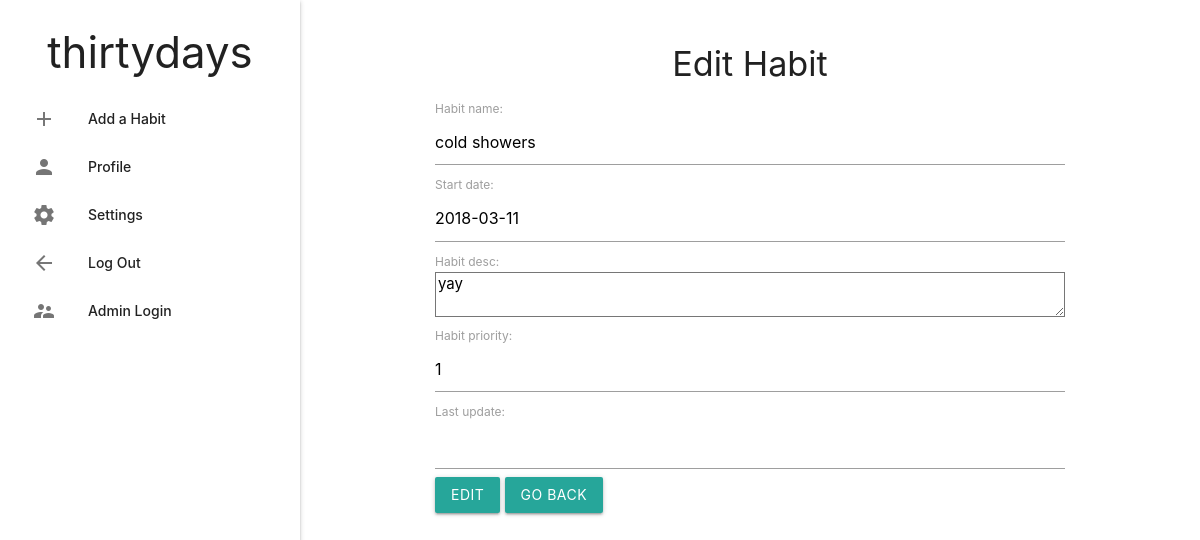
Before: /editform/3/ (signed in) with the older database file.
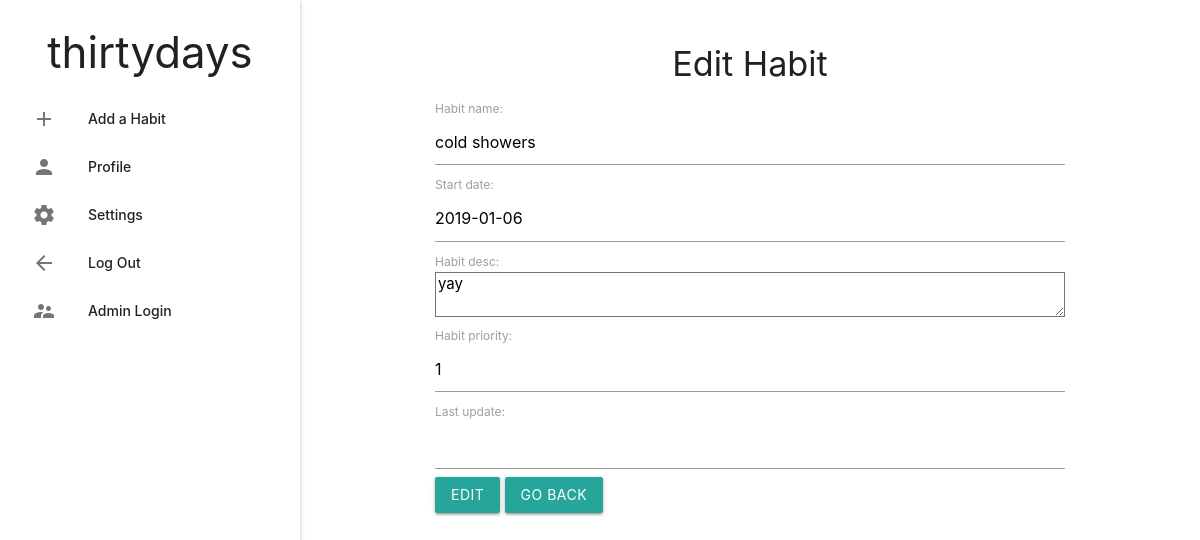
After: the same page with the newer database file.
### task/models.py (models this page shows, shortened)
class Habit(models.Model):
    HIGH = 1
    MEDIUM = 2
    LOW = 3
    PRIORITY_CHOICES = (
        (HIGH, 'High'),
        (MEDIUM, 'Medium'),
        (LOW, 'Low'),
    )
    user = models.ForeignKey(User, on_delete=models.CASCADE)
    habit_name = models.CharField(max_length=200)
    start_date = models.DateField()
    day_counter = models.IntegerField(default = 0)
    habit_desc = models.TextField()
    habit_priority = models.IntegerField()
    completed = models.BooleanField(default = False)
    active = models.BooleanField(default = True)
    last_update = models.DateField(null=True)

### task/views.py (the view)
# urls.py: path('editform/<int:id>/', views.editHabit, name = 'edit_habit'),
def editHabit(request, id):
    current_user = request.user
    if not current_user.is_authenticated:
        return redirect('login')
    habit = get_object_or_404(Habit, pk = id)
    form = AddForm(request.POST or None, instance=habit)
    print(habit.habit_name)
    if form.is_valid():
        form.save()
        habit.initializeHabit()
        return HttpResponseRedirect('/task/')
    return render(request, 'task/editHabit.html', {'form': form, 'id':habit.id})

### task/models.py
class AddForm(ModelForm):
    class Meta:
        model = Habit
        exclude = ('day_counter', 'completed', 'active', 'user')

### task/templates/task/editHabit.html (shortened to what this page needs)
{% extends 'task/layout.html' %}
{% block content %}
<h4 class="center-align"> Edit Habit </h4>
<div class="container">
<form action="/editform/{{id}}/" method="post">
  {{ form }}
  <a href="\task"><input class = "btn" type="submit" value="Edit"></a>
  <a href="\task" class="btn">Go Back</a>
</form>
</div>
{% endblock %}

### task/templates/task/layout.html (shortened to what this page needs)
<!DOCTYPE html>
<html lang="en">
<head>
  <link rel="stylesheet" href="https://cdnjs.cloudflare.com/ajax/libs/materialize/1.0.0/css/materialize.min.css">
  {% load static %}
</head>
<body>
  <ul id="slide-out" class="sidenav sidenav-fixed">
    <li><h3 class="center-align">thirtydays</h3></li>
    <li><a class="waves-effect" href="/task/addform/"><i class="material-icons">add</i>Add a Habit</a></li>
    <li><a class="waves-effect" href="#"><i class="material-icons">person</i> Profile </a></li>
    <li><a class="waves-effect" href="#"><i class="material-icons">settings</i> Settings </a></li>
    <li><a class="waves-effect" href="{% url 'logout' %}"><i class="material-icons">arrow_back</i> Log Out </a></li>
    <li><a class="waves-effect" href="/admin"><i class="material-icons">supervisor_account</i> Admin Login </a></li>
  </ul>
  <main>
    <br>
    {% block content %}
    {% endblock %}
    <br>
  </main>
</body>
</html>

### task/templates/task/layout.html (style rules this page uses)
header, main, footer { padding-left: 300px; }

Changed rows visible on the page:
changed Habit "cold showers": start_date "2018-03-11" → "2019-01-06"
